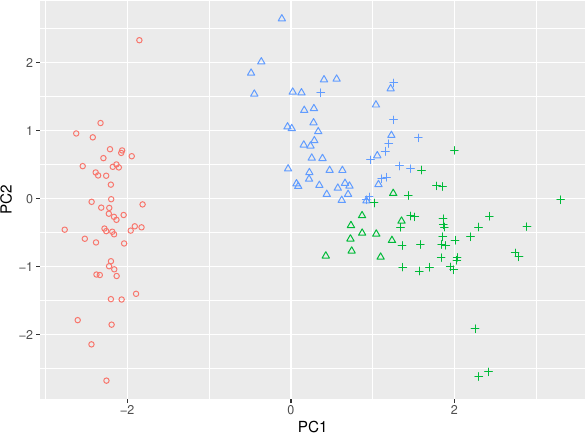

Recreate this plot in R.
pdf(file = "13-r-pca-clusters.pdf", width = 6, height = 4.5)

library(tidyverse)
my_data <- iris[, -5] %>% scale

my_result <- prcomp(my_data)$x %>% as.data.frame # 主成分分析

# 非階層的クラスタ分析の場合
my_result$cluster <- (my_data %>% scale %>% kmeans(3))$cluster %>% as.factor

# 階層的クラスタ分析の場合
#my_result$cluster <- my_data %>% dist %>% hclust %>% cutree(3) %>% as.factor

my_result %>%
  ggplot(aes(x = PC1, y = PC2, color = cluster)) + # 色でクラスタを表現する．
  geom_point(shape = iris$Species) +               # 形で品種を表現する．
  theme(legend.position = "none")
